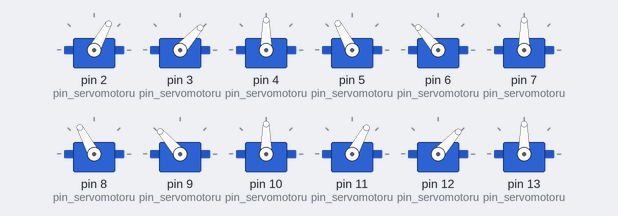
Bench run of a sketch on a simulated Arduino Uno, built with avr-gcc and run on an emulated ATmega328P. Shown: 12 × servo.

Above: at 0.3 s.
At 9.23 s:
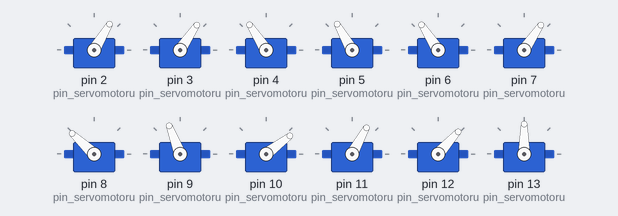
At 18.3 s:
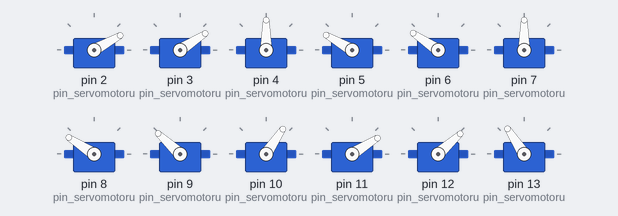
At 20.0 s:
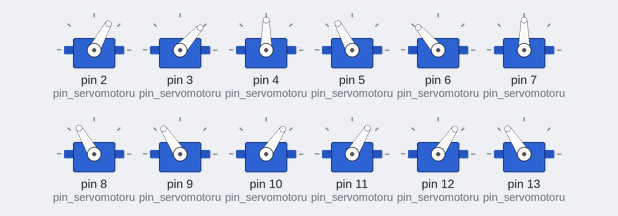
At 37.0 s:
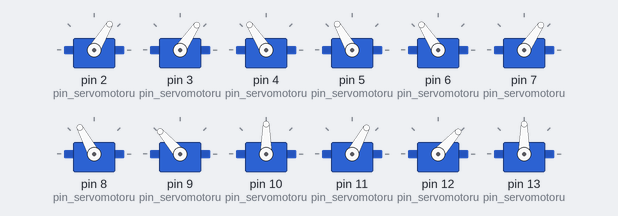
At 38.0 s:
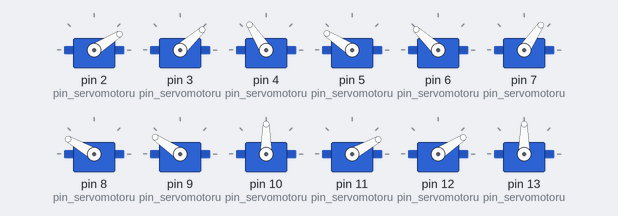
Timing chart, 0 to 40.0 s (numbered marks = the images above):
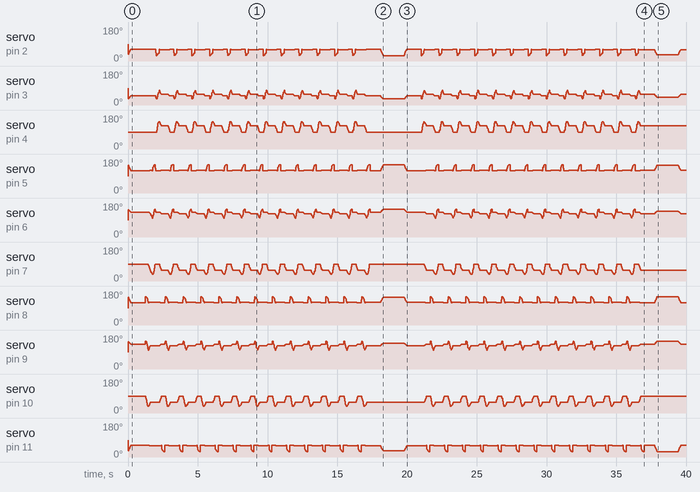

The sketch:

robot.ino
```cpp
//////////////////////////// KNIHOVNY A JEJICH UVEDENÍ DO CHODU
#include <Servo.h>        // umožňuje implementaci servomotorů
Servo servomotor[4][3];   // definuje uspořádané pole hodnot: noha-XYZ, tedy 0-012, 1-012, 2-012, 3-012
#include <FlexiTimer2.h>  // časovač pro přesné ovládání servomotorů

/////////////////////////////////////////////////////////////// POZICE/SOUŘADNICE
const float x_start = 60;                                    // startovní pozice pro X
const float y_start = 0, y_krok = 40;                        // startovní pozice pro Y & pozice pro krok na Y
const float z_start = -30, z_krok = -50;                     // startovní pozice pro Z & pozice pro krok na Z
const byte nehybat = 255;                                    // hodnota, při které se pozice motoru nemění
volatile float soucasna_pozice[4][3], budouci_pozice[4][3];  // proměnná pro uchovávání: současné pozice dané části (XYZ) určité nohy (0123) & předpokládané pozice, kam se bude daná část (XYZ) určité nohy (0123) hýbat

///////////////////////////////////////////////////////// RYCHLOSTI POHYBU
const int prodleva = 250;                              // zavede, jakým časovým intervalem budou jednotlivé kroky oddělovány
const float modifikator_rychlosti = 1.1;               // násobič celkové rychlosti - umožnujě obecné zpomalení/zrychlení
const float rychlost_pohybu_nohy = 10;                 // rychlost, kterou se hýbe noha při chůzi
const float rychlost_pohybu_tela = 5;                  // rychlost, kterou se hýbou všechny nohy naráz směrem k tělu
const float rychlost_pohybu_vstavani = 2;              // rychlost, dle které probíhá vstávání/sedání
float rychlost_pohybu, budouci_rychlost_pohybu[4][3];  // proměnná pro uchování: konečné rychlosti pohybu & momentální/krátkodobé rychlosti pohybu dané části určité nohy

//////////////////////////////////////////////////////////////////////////////// INICIALIZACE
void setup(){                                                                 // prvotní blok kódu, který je nezbytný pro samotné ovládání robota
  int pin_servomotoru[4][3] = {{2, 3, 4},{5, 6, 7},{8, 9, 10},{11, 12, 13}};  // definuje piny servomotorů, a to pro 4 nohy (0123), každá se 3 motory (X, Y, Z)
  for (int i = 0; i < 4; i++){                                                // opakovač pro 4 nohy
    for (int j = 0; j < 3; j++){                                              // opakovač pro XYZ každé z nohou
      servomotor[i][j].attach(pin_servomotoru[i][j]);                         // připojení všech seromovorů k jejich příslušným pinům
      nastavit_pozici(i, x_start, y_start, z_start, 0);                       // přednastavení pozice, aby nedošlo k automatickému načtení 90°, jež zasekne nohy do těla
      soucasna_pozice[i][j] = budouci_pozice[i][j];}}                         // nastaví momentální pozici jako budoucí, a tak zamezí pohybu
  FlexiTimer2::set(20, ovladac_servomotoru);                                  // přiřadí 2. knihovně ovladač, dle kterého bude kontrola pohybu probíhat
  FlexiTimer2::start();}                                                      // nastartuje 2. knihovnu, která je třeba k přesnému (časovanému) ovládání servomotorů

/////////////////////////////////////////// ITINERÁŘ
void loop(){                             // plán chování robota
  vstat(1); delay(4 * prodleva);         // nejprve vstane
  pohyb_vpred(25); delay(3 * prodleva);  // pak chodí
  vstat(0); delay(6 * prodleva);}        // nakonec si sedne

////////////////////////////////////////////////////////////////////// VSTÁVÁNÍ/SEDÁNÍ
void vstat(int orientace){                                          // přepínač vstávání (1) a sedání (0)
  orientace = (orientace == 1) ? (z_krok) : (z_start);              // má-li vstát, Z pozice se změní na "z_krok", v opačném případě na "z_start"
  rychlost_pohybu = rychlost_pohybu_vstavani;                       // stanoví rychlost pohybu pro vstávání
  for (int noha = 0; noha < 4; noha++)                              // opakovač pro 4 nohy
    nastavit_pozici(noha, nehybat, nehybat, orientace, noha / 3);}  // začnou se měnit Z nohou, přičemž se počká na dokončení pohybu poslední (4.) nohy

////////////////////////////////////////////// POHYB VPŘED
void pohyb_vpred(unsigned int krok){        // celkový plán pohybu vpřed
  while (krok-- > 0){                       // počet kroků, tedy opakování
    if (soucasna_pozice[2][1] == y_start){  // pohyb primární strany (pravé)
      pohyb_vpredA(2);                      // situovaní pravé přední nohy ve směru chodu
      pohyb_vpredB(0,2);                    // přitažení ostatních nohou na levé straně (opačná pohybu 1A), pak až na straně pravé
      pohyb_vpredC(1);}                     // situování levé zadní nohy ve směru chodu (křížová pohybu 1A)
    else{                                   // pohyb sekundární strany (levé)
      pohyb_vpredA(0);                      // situovaní levé přední nohy ve směru chodu
      pohyb_vpredB(2,0);                    // přitažení ostatních nohou na pravé straně (opačné pohybu 2A), pak až na straně levé
      pohyb_vpredC(3);}}}                   // situování pravé zadní nohy ve směru chodu (křížová pohybu 2A)

/////////////////////////////////////////////////////////////////////// POHYB VPŘED A
void pohyb_vpredA(byte noha){                                        // pohyb pouze přední nohy
  rychlost_pohybu = rychlost_pohybu_nohy;                            // rychlost pohybu, pakliže se hýbe pouze 1 noha
  nastavit_pozici(noha, x_start, y_start, z_start, 1);               // nadzvednutí nohy
  nastavit_pozici(noha, x_start, y_start + 2 * y_krok, z_start, 1);  // pootočení nohy ve směru pohybu
  nastavit_pozici(noha, x_start, y_start + 2 * y_krok, z_krok, 1);}  // dopadnutí nohy

/////////////////////////////////////////////////////////////////////////// POHYB VPŘED B
void pohyb_vpredB(byte noha0, byte noha1){                               // pohyb všech nohou - de facto se přitáhnou k noze z pohybu A
  rychlost_pohybu = rychlost_pohybu_tela;                                // rychlost pohybu, pakliže se hýbou všechny nohy (což je de facto celé tělo)
  nastavit_pozici(noha0, x_start, y_start, z_krok, 0);                   // oddálení přední nohy od pohybu A, což tělo robota posune opačným směrem
  nastavit_pozici(noha0 + 1, x_start, y_start + 2 * y_krok, z_krok, 0);  // oddálení zadní nohy od pohybu A, což tělo robota posune opačným směrem
  nastavit_pozici(noha1, x_start, y_start + y_krok, z_krok, 0);          // přisunutí nohy zpět k tělu pro stabilitu
  nastavit_pozici(noha1 + 1, x_start, y_start + y_krok, z_krok, 1);}     // přisunutí nohy zpět k tělu pro stabilitu

/////////////////////////////////////////////////////////////////////// POHYB VPŘED C
void pohyb_vpredC(byte noha){                                        // pohyb pouze přední nohy, která je křížová pro nohu z pohybu A (tedy vzadu a na druhé straně)
  rychlost_pohybu = rychlost_pohybu_nohy;                            // rychlost pohybu, pakliže se hýbe pouze 1 noha
  nastavit_pozici(noha, x_start, y_start + 2 * y_krok, z_start, 1);  // nadzvednutí nohy
  nastavit_pozici(noha, x_start, y_start, z_start, 1);               // pootočení ve směru pohybu
  nastavit_pozici(noha, x_start, y_start, z_krok, 1);}               // dopadnutí nohy

/////////////////////////////////////////////////////////////////////////////////////////////////////////////////////////////////////////// KALKULÁTOR A OVLADAČ POHYBU
void ovladac_servomotoru(void){                                                                                                          // umožní ovládat servomotory, a to z kartézské soustavy, přes polární na příslušné úhly
  static float alfa, beta, gama;                                                                                                         // definuje úhly alfa X, beta Y a gama Z pro pohyb motorů na osách
  for (int i = 0; i < 4; i++){                                                                                                           // opakovač pro 4 nohy
    for (int j = 0; j < 3; j++){                                                                                                         // opakovač pro XYZ
      if (abs(soucasna_pozice[i][j] - budouci_pozice[i][j]) >= abs(budouci_rychlost_pohybu[i][j]))                                       // má-li se servomotor dostat na pozici, která je dále, než stanovená rychlost,
        soucasna_pozice[i][j] += budouci_rychlost_pohybu[i][j];                                                                          // tak se začne k budoucí pozici pohybovat
      else                                                                                                                               // nemá-li se nikam hnout,
        soucasna_pozice[i][j] = budouci_pozice[i][j];}                                                                                   // tak se současná pozice zamění za budoucí
    volatile float x = soucasna_pozice[i][0], y = soucasna_pozice[i][1], z = soucasna_pozice[i][2];                                      // X, Y a Z se přisadí současné pozice
    const float delka_a = 56.5, delka_b = 79.1, pi = 3.1415926;                                                                          // šířka frontální části základny robota, délka boku základny robota, Ludolfovo číslo pro převod na úhly
    int k = ((i == 0) ||(i == 3)) ? (-1) : (1);                                                                                          // definuje orientaci motoru, a to na bázi dvojic nohou 0,3 a 1,2 pro přechod z polárni soustavy na zorientované úhly robota
    float v = ((x >= 0 ? 1 : -1) * (sqrt(sq(x) + sq(y)))) - 27.5;                                                                        // spočte úhel v a tím pak úhly alfa, beta a gama, a to jako přechod z kartézské soustavy na polární - což umožňujou kosinovy věty pro inverzní kinematiku
    alfa = 90 + k * ((atan2(z, v) + acos((sq(delka_a) - sq(delka_b) + sq(v) + sq(z)) / 2 / delka_a / sqrt(sq(v) + sq(z)))) / pi * 180);  // spočte úhel alfa X a převede jej na stupně s příslušnou orientací nohy
    beta = 90 + k * 90 - k * ((acos((sq(delka_a) + sq(delka_b) - sq(v) - sq(z)) / 2 / delka_a / delka_b)) / pi * 180);                   // spočte úhel beta Y a převede jej na stupně s příslušnou orientací nohy
    gama = 90 - k * (((v >= -27.5) ? atan2(y, x) : atan2(-y, -x)) / pi * 180);                                                           // spočte úhel gama X a převede jej na stupně s příslušnou orientací nohy
    const float uhel[3] = {alfa, beta, gama};                                                                                            // nastaví pole hodnot úhlů, na které se pohnou servomotory
    for (int j = 0; j < 3; j++){                                                                                                         // opakovač pro XYZ
      servomotor[i][j].write(uhel[j]);}}}                                                                                                // pohne servomotorem nohy na pšíslušné ose o spočtený úhel

///////////////////////////////////////////////////////////////////////////////////////////////////////// NASTAVOVAČ POZICE
void nastavit_pozici(int noha, float x, float y, float z, boolean pockat_na_dokonceni_pohybu){         // nastaví pozici, kam se servomotor má hýbat
  volatile float xyz[3] = {x, y, z};                                                                   // nastaví pole hodnot pro xyz[0] = X, xyz[1] = Y, xyz[2] = Z
  float delka_x, delka_y, delka_z;                                                                     // definuje délky Z, Y, a Z, po kterých se na příslušných osách budou servomotory hýbat
  float delkaxyz[3] = {delka_x, delka_y, delka_z};                                                     // nastaví pole hodnot pro delkaxyz[0] = delka_x, delkaxyz[1] = delka_y, delkaxyz[2] = delka_z
  for (int i = 0; i < 3; i++){                                                                         // opakovač pro XYZ
    if (xyz[i] != nehybat) delkaxyz[i] = xyz[i] - soucasna_pozice[noha][i];                            // má-li se na dané ose servomotor hýbat, změří délku, kterou má na ose překonat
    float delka = sqrt(sq(delkaxyz[0]) + sq(delkaxyz[1]) + sq(delkaxyz[2]));                           // z X, Y a Z stanoví celkovou délku pohybu
    budouci_rychlost_pohybu[noha][i] = delkaxyz[i] / delka * rychlost_pohybu * modifikator_rychlosti;  // nastaví, jakou rychlostí se má servomotor na dané ose hýbat
    if (xyz[i] != nehybat) budouci_pozice[noha][i] = xyz[i];}                                          // má-li se na dané ose servomotor hýbat, nastaví budoucí pozici pro danou osu
  if (pockat_na_dokonceni_pohybu)                                                                      // má-li se počkat na dokončení veškerého pohybu, započne ověřování dokončení pohybu
    for (int i = 0; i < 4; i++)                                                                        // opakovač pro 4 nohy
      for (int j = 0; j < 3; j++)                                                                      // opakovač pro XYZ každé z nohou
        while (1)                                                                                      // testuje, dokavaď je blok pravdivý
          if (soucasna_pozice[i][j] == budouci_pozice[i][j])                                           // zkontroluje, zda byl na dané ose pohyb servomotoru dokončen
            break;}                                                                                    // byl-li veškerý pohyb dokončen, ukončí se podmínka, a tak je umožněno započít další pohyb
```
